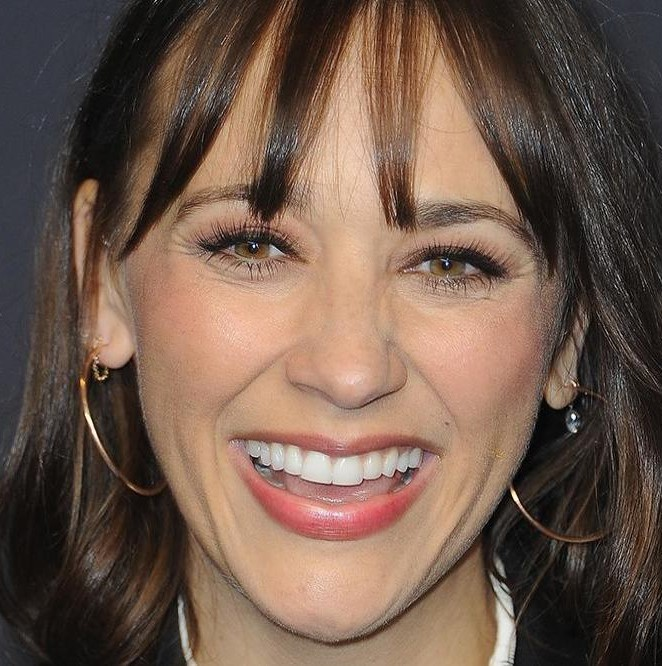
#> input picture data/Face_Shapes_4/Train/Heart/heart (129).jpg, 662 x 666 px, found by its file name; its folder holds only this picture in this run
$ jupyter execute --allow-errors 'Jupyter Notebook_5.ipynb'   (shell and % lines are left out)   (older library calls are emulated)
#> lines starting #> are read from the running program, lines starting #| are printed output that depends on the picture; after the words box and inside, x2 and y2 are one past the last pixel; in counts of white or black regions, pixels touching at a corner belong together
#> further down, img is the input picture: shape (666, 662, 3); mean B, G, R 76.6, 90.2, 113.2
#> `faces = face_cascade.detectMultiScale(img, scaleFactor=1.3, minNeighbo..`: faces = [[80, 54, 536, 536]]
#> the loop `for (x,y,w,h) in faces:` made 1 pass
#> pass 1, `face_img = img[y:y+h, x:x+w]`:
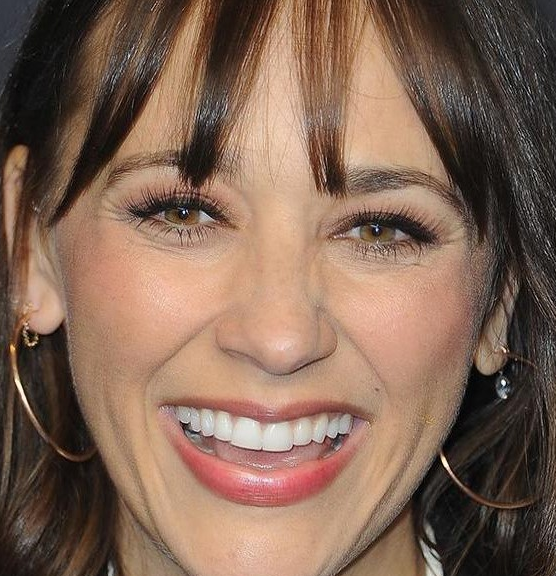
#> face_img: shape (576, 556, 3); mean B, G, R 85.2, 102.1, 130.4
#> pass 1, `cv2.imwrite(dst_path, face_img)`:
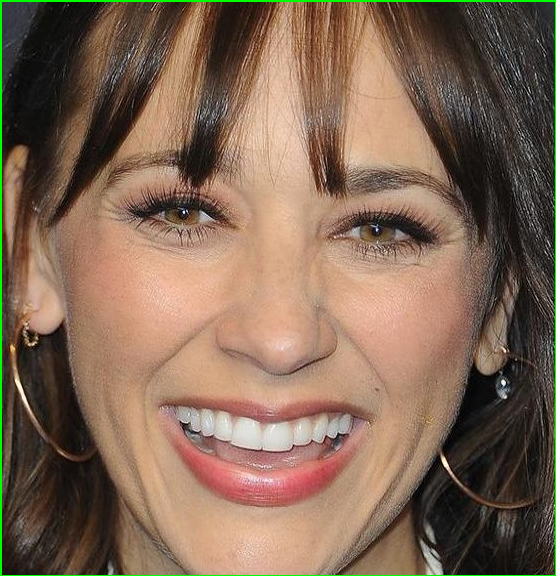
#> saved as heart (129).jpg: shape (576, 556, 3); mean B, G, R 84.7, 104.2, 129.6
#> after the loop `for (x,y,w,h) in faces:`:
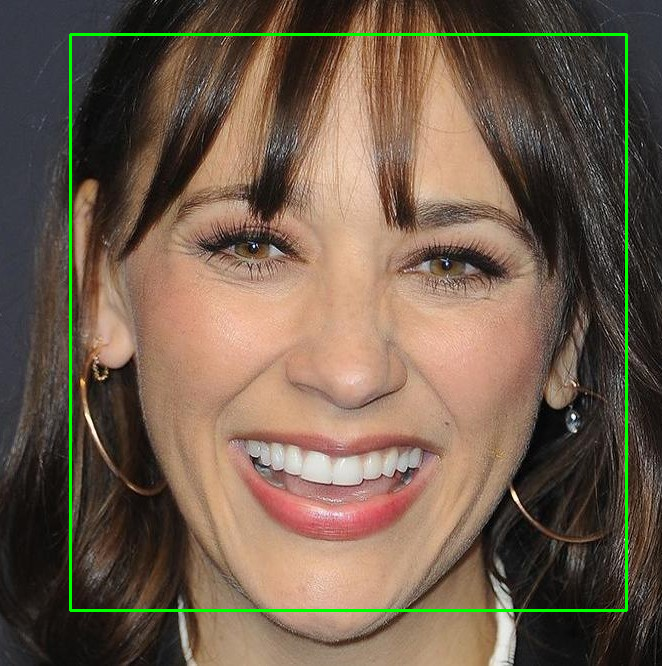
#> img: shape (666, 662, 3); 1.54% of pixels changed, all inside (x1, y1, x2, y2) = (69, 33, 628, 612)
# Indroduction

The project's goal is to help Zenni Optical, a well-known online eyewear retailer, provide a better service to its customers by implementing an AI-powered feature that identifies face shapes. This feature would help customers find the right glasses for their face shape more easily and accurately, improving their overall shopping experience.

In this project, I aim to recognize different face shapes using image processing and machine learning techniques. I will use a dataset containing images of four face shapes: oval, round, square, and heart. I use the OpenCV library to detect and crop faces from the images and apply edge detection to obtain features from the images. I then use the VGG16 pre-trained convolutional neural network (CNN) model as the base for our model and fine-tune it to classify the face shapes.

> Indented block

[cell 1]
import os
import sys
import numpy as np
import pandas as pd
import matplotlib.pyplot as plt
import seaborn as sns

from sklearn.metrics import confusion_matrix, ConfusionMatrixDisplay, classification_report
from sklearn import preprocessing

import tensorflow as tf
from tensorflow import keras
from tensorflow.keras.layers import MaxPooling2D, Conv2D, Dense, Flatten, Dropout, BatchNormalization, Activation, Input
from tensorflow.keras.applications.vgg16 import VGG16
from tensorflow.keras.preprocessing.image import ImageDataGenerator
from tensorflow.keras.callbacks import EarlyStopping
from tensorflow.keras import regularizers

import cv2
from tensorflow.keras.utils import plot_model

import joblib
from sklearn.metrics import accuracy_score

import warnings
warnings.filterwarnings("ignore")

[cell 2]
from google.colab import drive
drive.mount('/content/drive')

%cd /content/drive/MyDrive/Face_Shapes_4

# Data Understanding:

The data used in this project are images of women faces of five different shapes: oval, oblong, round, square, and heart. The dataset was sourced from  Kaggle and contains 5,000 images divided into training, validation, and test sets.

I removed the oblong class because it is not relevant for this project since Zenni doesn't have that class in their website.

[cell 3]
# Define directories for train, test and validation data
train_dir = "/content/drive/MyDrive/Face_Shapes_4/Train"
test_dir = "/content/drive/MyDrive/Face_Shapes_4/Test"
validation_dir = "/content/drive/MyDrive/Face_Shapes_4/Validation"

# Define batch size and image size
batch_size = 32
image_size = 224

# Data Preprocessing:

I start by using the OpenCV library and its pre-trained face cascade classifier to detect faces in the images. Then I crop the images to include only the faces and save them in a separate directory. I also applied edge detection to the images using Canny and Sobel edge detection and saved the edge-detected images in a separate directory.

These steps enhance the quality of the data and extract useful features that can be used to train the model. By detecting and cropping faces from the images, I ensure that only the relevant information is used for classification. Edge detection helps to extract high-level features from the images that can be used to distinguish between different face shapes.

[cell 4]
# Load the face and eye classifiers
face_cascade = cv2.CascadeClassifier(cv2.data.haarcascades + "haarcascade_frontalface_alt2.xml")

# Define a list of directories for each set
set_dirs = [train_dir, test_dir, validation_dir]

# Loop over each set directory
#> (the rest of this cell did not finish here and is left out)

# Exploratory Data Analysis:

I created a dataframe containing the filenames and corresponding face shapes and visualized the distribution of images per class using a barplot. We can see here that the dataset is well-balanced, with an equal number of images for each class.

I did this after skipping no-face-detected images and errors to see how that afected the distribution of the classes.

[cell 5]
# list to store the corresponding category, note that each folder of the dataset has one class of data
categories_list = []
#> categories_list = []

# list containing all the filenames in the dataset
filenames_list = []

# Iterate through categories and filenames, adding them to the respective lists
#> (the rest of this cell did not finish here and is left out)
